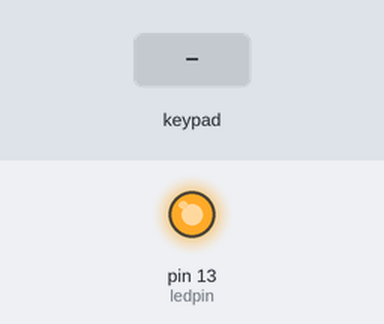
A sketch run on a simulated Arduino Leonardo, built with avr-gcc and run on an emulated ATmega32U4. Parts: output pins drawn as LEDs (lit = HIGH). The test bench sets the inputs (shaded band).

Above: at 1.2 s.
1.3 s: keypad keys 1 2 5 7 1 0 pressed 0.4 s apart
At 3.9 s:
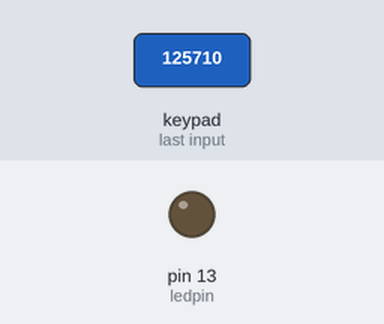
5.2 s: key '#' pressed
At 6.4 s:
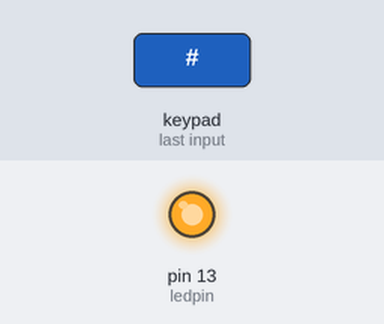
6.7 s: key '*' pressed
At 7.7 s:
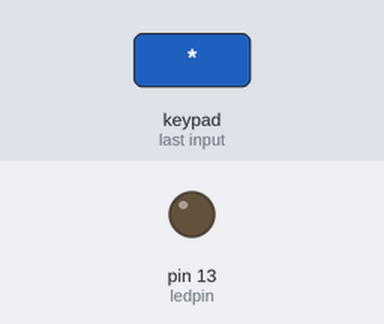
Timing chart, 0 to 9.7 s (numbered marks = the images above; inputs shaded):
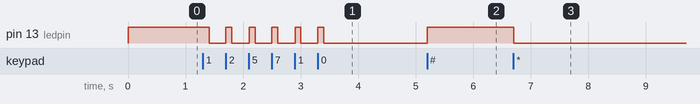

Measured:
- after the input at 1.3 s, pin 13 (ledpin): alternates HIGH for 0.10 s and LOW for 0.29 s, 11 changes in all, then stays LOW, starting after 0.11 s
- after the input at 5.2 s, pin 13 (ledpin): LOW → HIGH at once
- after the input at 6.7 s, pin 13 (ledpin): HIGH → LOW at once

The sketch:

Arduino_keypad.ino
```cpp
/*  Keypadtest.pde
 *
 *  Demonstrate the simplest use of the  keypad library.
 *
 *  The first step is to connect your keypad to the
 *  Arduino  using the pin numbers listed below in
 *  rowPins[] and colPins[]. If you want to use different
 *  pins then  you  can  change  the  numbers below to
 *  match your setup.
 *
 */
#include <Keyboard.h>
#include <Keypad.h>

const byte ROWS = 4; // Four rows
const byte COLS = 3; // Three columns
// Define the Keymap
char keys[ROWS][COLS] = {
  {'1','2','3'},
  {'4','5','6'},
  {'7','8','9'},
  {'*','0','#'}
};
// Don't use pin 13 (led)
// Connect keypad ROW0, ROW1, ROW2 and ROW3 to these Arduino pins.
byte rowPins[ROWS] = { 12,5,7,10 };
// Connect keypad COL0, COL1 and COL2 to these Arduino pins.
byte colPins[COLS] = { 11,4,9 };
int ledState;

// Create the Keypad
Keypad kpd = Keypad( makeKeymap(keys), rowPins, colPins, ROWS, COLS );

#define ledpin 13

void setup()
{
  int ledState=HIGH;
  pinMode(ledpin,OUTPUT);
  digitalWrite(ledpin, ledState);
}

void loop()
{
  char key = kpd.getKey();
  if(key)  // Check for a valid key.
  {
    switch (key)
    {
      case '*':
        key='\b';
        ledState=LOW;
        digitalWrite(ledpin, ledState);
        break;
      case '#':
        key='\n';
        ledState=HIGH;
        digitalWrite(ledpin, ledState);
        break;
      default:
        digitalWrite(ledpin, (ledState==LOW)?HIGH:LOW);
        delay(100);
        digitalWrite(ledpin,ledState);
    }
    Keyboard.write(key);
  }
}
```
